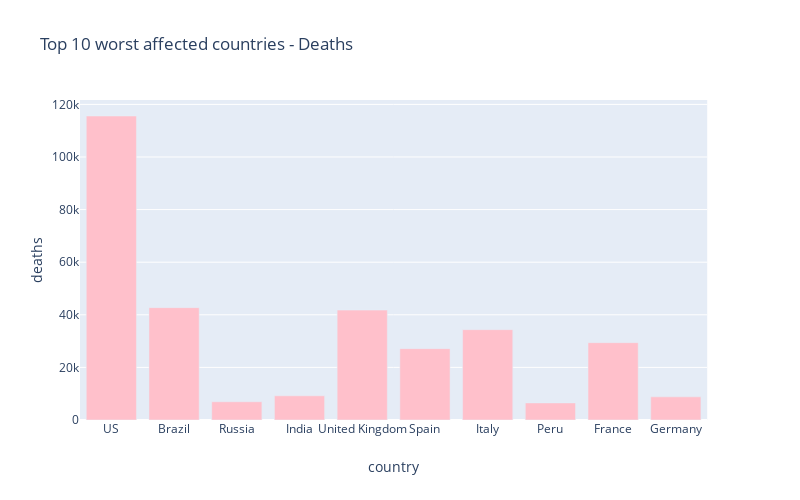

Write notebook code for a chart like this one.
### Markdown cell above
# 10 worst hit countries - Death cases

### Code cell
px.bar(
    sorted_country_df.head(10),
    x = "country",
    y = "deaths",
    title= "Top 10 worst affected countries - Deaths", # the axis names
    color_discrete_sequence=["pink"], 
    height=500,
    width=800
)

### Figure 1 — Plotly figure (JSON) as saved in the notebook; plotly's stock layout.template omitted (floating-point values rounded to 4 significant figures)
{"data": [{"alignmentgroup": "True", "hoverlabel": {"namelength": 0}, "hovertemplate": "country=%{x}<br>deaths=%{y}", "legendgroup": "", "marker": {"color": "pink"}, "name": "", "offsetgroup": "", "orientation": "v", "showlegend": false, "textposition": "auto", "type": "bar", "x": ["US", "Brazil", "Russia", "India", "United Kingdom", "Spain", "Italy", "Peru", "France", "Germany"], "xaxis": "x", "y": [115586, 42720, 6938, 9195, 41783, 27136, 34345, 6498, 29401, 8801], "yaxis": "y"}], "layout": {"barmode": "relative", "height": 500, "legend": {"tracegroupgap": 0}, "title": {"text": "Top 10 worst affected countries - Deaths"}, "width": 800, "xaxis": {"anchor": "y", "domain": [0, 0.98], "title": {"text": "country"}}, "yaxis": {"anchor": "x", "domain": [0, 1], "title": {"text": "deaths"}}}}
